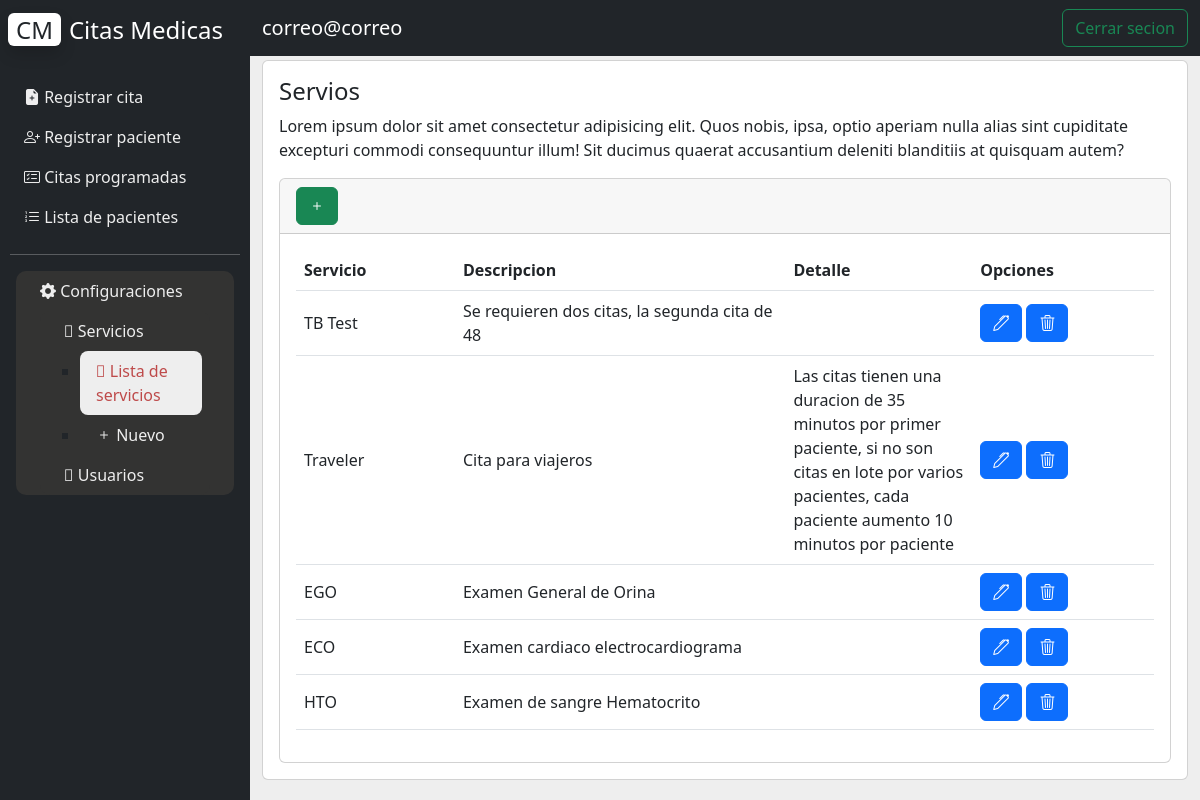
Page /servicios (signed in) on the committed database.
### tables this page shows
CREATE TABLE `servicios` (
  `id` int NOT NULL AUTO_INCREMENT,
  `nombre_servicio` varchar(45) NOT NULL,
  `descripcion` varchar(45) NOT NULL,
  `detalle` varchar(255) NOT NULL,
  `hora_inicio_servicio` time NOT NULL,
  `hora_fin_servicio` time NOT NULL,
  `ciclo_citas_dia` int NOT NULL,
  `ciclos_citas_fin_de_semana` int NOT NULL,
  `duracion_cita` int NOT NULL,
  `duracion_cita_lote` int NOT NULL,
  `fin_de_semana` bit(1) NOT NULL DEFAULT b'0',
  PRIMARY KEY (`id`),
  UNIQUE KEY `UNIQUE` (`nombre_servicio`) USING BTREE
);

### controller/ServicioController.php (called while the page is built, shortened)
<?php
class ServicioController extends Validacion
{
    public static function listaServicio(Router $route)
    {
        $data = [
            "lista_servicio" => array_map(function ($data) {
                return (object)$data;
            }, Servicio::ListarSHow()),
            "sider" => ["listar_servicio" => "active"],
            "menu" => true,
            "servicioMenu" => true
        ];
        $route->render("servicio/servicio_lista", $data);
    }
}

### public/index.php (called while the page is built, shortened)
<?php
    $router = new Router();
    $router->Get("/api/paciente",[PacienteController::class,"GetPaciente"]);
    $router->Get("/api/paciente/listar",[PacienteController::class,"GetAllPaciente"]);
    $router->Post("/api/paciente/crear",[PacienteController::class,"Crear"]);
    $router->Post("/api/paciente/delete",[PacienteController::class,"Delete"]);
    $router->Post("/api/paciente/busqueda",[PacienteController::class,"Busqueda"]);
    $router->Get("/heron/",[HeronController::class,"Home"]);
    $router->Post("/api/cita/crear",[CitaController::class,"Crear"]);
    $router->Get("/api/cita/listar",[CitaController::class,"Listar"]);
    $router->Get("/login",[LoginController::class,"Start"]);
    $router->Get("/registrate",[LoginController::class,"Registrate"]);
    $router->Post("/registrate",[LoginController::class,"NuevoUsuario"]);
    $router->Post("/login",[LoginController::class,"LogIn"]);
    $router->Get("/cerrar",[LoginController::class,"LogAut"]);
    $router->Post("/api/usuario",[UsuarioController::class,"Usuario"]);
    $router->Get("/",[PaguesController::class,"Home"]);
    $router->Get("/traveler",[TravelerController::class,"Get"]);
    $router->Post("/traveler",[TravelerController::class,"Crear"]);
    $router->Get("/paciente",[PacienteController::class,"Get"],);
    $router->Post("/paciente",[PacienteController::class,"Crear"]);
    $router->Get("/listarcitas",[CitaController::class,"Listar_Citas_Star"]);
    $router->Post("/listarcitas",[CitaController::class,"Filtro"]);
    $router->Post("/api/listarcitas",[CitaController::class,"Filtro"]);
    $router->get("/test",[PacienteController::class,"pacienteExiste"]);
    $router->get("/programarcita",[TravelerController::class,"GetIdPaciente"]);
    $router->get("/listarpacientes",[PacienteController::class,"lista_pacientes"]);
    $router->get("/servicios",[ServicioController::class,"listaServicio"]);
    $router->get("/servicionuevo",[ServicioController::class,"nuevoServicio"]);
    $router->Post("/servicionuevo",[ServicioController::class,"Guardar"]);
    $router->ComprobarRutas();
?>

### app/ConfigDB.php (called while the page is built, shortened)
<?php
    class ConfigDB{
        public static function Get(){
            try {
                $mysql = new mysqli("localhost","root","","citas");
                return $mysql;
            } catch (Exception $th) {
                return $th;
            }
        }
    }
?>

### model/Servicio.php (called while the page is built, shortened)
<?php
class Servicio{
    public static function ListarShow(){
        $sql="select id,nombre_servicio,descripcion,detalle from servicios";
        $resultado = ConfigDB::Get()->query($sql);
        return $resultado->fetch_all((MYSQLI_ASSOC));
    }
}

### view/servicio/servicio_lista.php (the view)
<div class="card p-3 mt-1">
    <h4>Servios</h4>
    <p>Lorem ipsum dolor sit amet consectetur adipisicing elit. Quos nobis, ipsa, optio aperiam nulla alias sint cupiditate excepturi commodi consequuntur illum! Sit ducimus quaerat accusantium deleniti blanditiis at quisquam autem?</p>
    <div class="card">
        <div class="card-header">
            <a href="/servicionuevo" class="btn btn-success"><i class="bi bi-plus"></i></a>
        </div>
        <div class="card-body">
            <table class="table table-hover align-middle">
                <thead>
                    <tr>
                        <th WIDTH="50">Servicio</th>
                        <th WIDTH="50">Descripcion</th>
                        <th WIDTH="50">Detalle</th>
                        <th WIDTH="50">Opciones</th>
                    </tr>
                </thead>
                <tbody>
                    <?php if (isset($lista_servicio)) : ?>
                        <?php foreach ($lista_servicio as $servicio) : ?>
                            <tr>
                                <td><?= $servicio->nombre_servicio ?></td>
                                <td><?= $servicio->descripcion ?></td>
                                <td><?= $servicio->detalle ?></td>
                                <td>
                                    <a class="btn btn-primary" href="/servicio/delete?id=<?=$servicio->id?>"><i class="bi bi-pen"></i></a>
                                    <a class="btn btn-primary" href="/servicio/delete?id=<?=$servicio->id?>"><i class="bi bi-trash3"></i></a>
                                </td>
                            </tr>
                        <?php endforeach; ?>
                    <?php endif; ?>
                </tbody>
            </table>
        </div>
    </div>
</div>

### Router.php (shortened to what this page needs)
<?php
class Router{
    public $rutasGET=[];
    public function Get($url, $fn){
        $this->rutasGET[$url]= $fn;
    }
    public function ComprobarRutas(){
        $urlActual =$_SERVER['PATH_INFO']?? "/";
        $metodo = $_SERVER['REQUEST_METHOD'];
        if($metodo==='GET'){
            $fn = $this->rutasGET[$urlActual] ?? null;
        }
        if($fn){
            call_user_func($fn, $this);
        }else{
            echo "<h1>404</h1>";
            echo "<p>Pagina no encontrada</P>";
        }
    }
    public function Render($view, $datos=[]){
        $usuario=$_SESSION["usuario"] ?? "";
        include __DIR__."/view/$view.php";
        $contenido= ob_get_clean();
        include __DIR__."/view/main.php";
    }
}

### view/main.php (shortened to what this page needs)
<!DOCTYPE html>
<html lang="es">
<head>
    <link rel="stylesheet" href="/build/css/app.css?v=17">
    <link rel="stylesheet" href="https://pro.fontawesome.com/releases/v5.10.0/css/all.css">
</head>
<body>
    <div id="app">
        <div class="main-container d-flex">
            <div class="sidebar side_nav_cara side_nav" id="sider_menu_lateral">
                <div class="header-box px-2 pt-3 pb-4 d-flex justify-content-between">
                    <h1 class="fs-4"><span class="bg-white text-dark rounded shadow px-2 me-2">CM</span><span class="text-white">Citas Medicas</span></h1>
                </div>
                <ul class="list-unstyled px-2">
                    <li id="cita" class="<?php echo $sider["cita"] ?? "" ?>">
                        <a class="text-decoration-none px-3 py-2 d-block" href="/traveler">
                            <i class="bi bi-file-earmark-plus-fill"></i>
                            Registrar cita
                        </a>
                    </li>
                    <li id="paciente" class="<?php echo $sider["paciente"] ?? "" ?>">
                        <a class="text-decoration-none px-3 py-2 d-block" href="/paciente">
                            <i class="bi bi-person-plus"></i>
                            Registrar paciente
                        </a>
                    </li>
                    <li class="<?php echo $sider["citas_programadas"] ?? "" ?>">
                        <a class="text-decoration-none px-3 py-2 d-block" href="/listarcitas">
                            <i class="bi bi-card-checklist"></i>
                            Citas programadas
                        </a>
                    </li>
                    <li class="<?php echo $sider["lista_de_pacientes"] ?? "" ?>">
                        <a class="text-decoration-none px-3 py-2 d-block" href="/listarpacientes">
                            <i class="bi bi-list-ol"></i>
                            Lista de pacientes
                        </a>
                    </li>
                </ul>
                <hr class="h-css">
                <ul class="list-unstyled px-2 bg">
                    <li id="menu_lista" class=""><a class="text-decoration-none px-3 py-2 d-block" href="#"><i class="bi bi-gear-fill"></i> Configuraciones</a></li>
                    <li>
                        <ul id="menu" class="list-unstyled px-2 bg <?php if (isset($menu)) {echo $menu ? "online" : "inline";}else{echo "inline";}?>">
                            <li id="servicio"><a class="text-decoration-none px-3 py-2 d-block" href="#"><i class="fal fa-home"></i> Servicios</a></li>
                            <ul id="servicio-item" class="<?php if (isset($servicioMenu)) {echo $servicioMenu ? "online" : "inline";}else{echo "inline";}?>">
                                <li class="<?php echo $sider["listar_servicio"] ?? "" ?>"><a class="text-decoration-none px-3 py-2 d-block" href="/servicios"><i class="fal fa-home"></i> Lista de servicios</a></li>
                                <li class="<?php echo $sider["nuevo_servicio"] ?? "" ?>"><a class="text-decoration-none px-3 py-2 d-block" href="/servicionuevo"><i class="bi bi-plus"></i> Nuevo</a></li>                            </ul>
                            <li id="usuario"><a class="text-decoration-none px-3 py-2 d-block" href="#"><i class="fal fa-home"></i> Usuarios</a></li>
                        </ul>
                    </li>
                </ul>
            </div>
            <div class="content">
                <div>
                    <nav class="navbar bg-dark">
                        <div class="container-fluid">
                            <a class="navbar-brand text-white" href="/"><?php echo $usuario ?></a>
                            <a id="sider_cerrar_sesion_l" href="/cerrar" class="btn btn-outline-success display-none" type="buttom">Cerrar secion</a>
                        </div>
                    </nav>
                </div>
                <div id="cargar" class="container">
                    <?php echo $contenido; ?>
                </div>
            </div>
        </div>
    </div>
</body>
</html>

### rows in the picture
servicios: nombre_servicio "TB Test", descripcion "Se requieren dos citas, la segunda cita de 48"
servicios: nombre_servicio "Traveler", descripcion "Cita para viajeros", detalle "Las citas tienen una duracion de 35 minutos por primer paciente, si no son citas en lote por varios pacientes, cada paciente aumento 10 minutos por paciente"
servicios: nombre_servicio "EGO", descripcion "Examen General de Orina"
servicios: nombre_servicio "ECO", descripcion "Examen cardiaco electrocardiograma"
servicios: nombre_servicio "HTO", descripcion "Examen de sangre Hematocrito"

### other values in the picture
$usuario "correo@correo"
